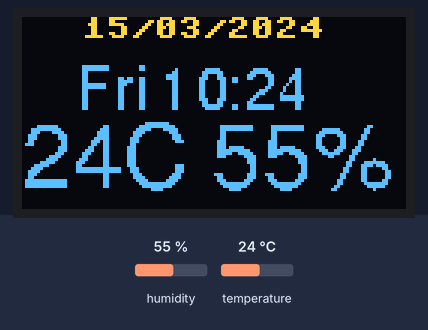
This program was run on a simulated ESP8266 board running MicroPython. Shown: 128×64 one-colour display. The inputs (shaded band) are chosen by the test bench; at power-on: humidity 55 %, temperature 24 °C. The OLED is the two-colour kind (top 16 rows yellow); WiFi joins after 1.5 s; the clock reads 2024-03-15 10:24:30 at power-on unless the program sets it; library files of the repository ran but are not shown: freesans20.py, freesans30.py; what the program prints to the serial console is not drawn.

Above: at 0.1 s.
At 15.2 s:
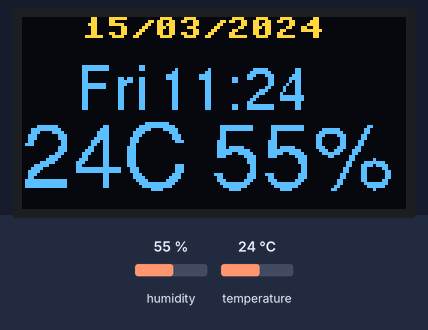
At 30.2 s:
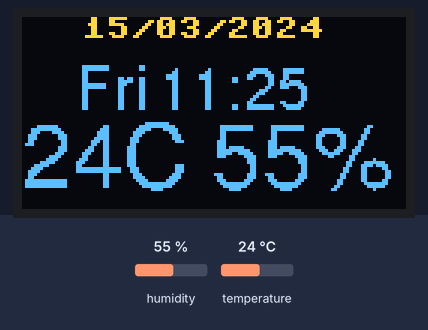
At 90.3 s:
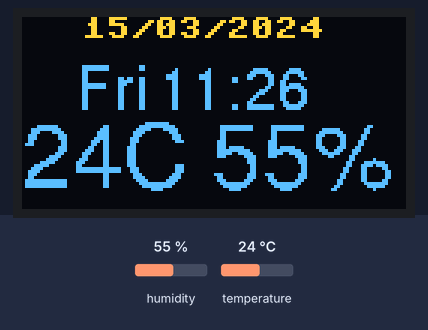

The program:

ideaspark_oled_dht11.py
```python
'''

Ideaspark ESP8266 0.96" OLED + DHT11 Temperature and Humidity Sensor
 - connect to Wifi
 - fetch the UTC date & time from an NTP server and update the ESP8266 RTC with the correct local time (every 2 hours)
 - measure temperature and humidity (every 5 seconds)
 - show temperature, humidity, date and time on the OLED display (every 15 seconds)

'''

####################################################################################
# Modules
####################################################################################

from machine import Pin, I2C, RTC
import network
import config_ideaspark as config
import ntptime
import dht
import ssd1306
import uasyncio as asyncio
import utime
import freesans20
import freesans30
from writer_minimal import Writer


####################################################################################
# Global variables
####################################################################################

class myGlobals:
    temp = 0
    hum = 0


####################################################################################
# Synchronize RTC on µcontroller to local time
####################################################################################

async def updateRTC():
    ''' Update RTC after config.RTC_INTERVAL seconds :
           1) get UTC time from NTP server
           2) correct to localtime according to Timezone and Daylight Saving Time '''

    # loop
    while True:
        try:
            # enable STAtion mode
            wlan = network.WLAN(network.STA_IF)
            wlan.active(True)

            # not connected yet
            if not wlan.isconnected():

                # try to connect to WiFi network
                print('Trying to connect to wireless network...')
                wlan.connect(config.WIFI_SSID, config.WIFI_PW)

                # keep trying for number of times
                retries = 0
                while not wlan.isconnected() and retries < config.WIFI_RETRIES:

                    # show progress
                    print('.', end='')

                    # wait for 1 second
                    await asyncio.sleep_ms(1000)

                    # update counter
                    retries += 1

            if wlan.isconnected():

                # show IP address
                print('')
                print('connected to {} network with ip address {}' .format(config.WIFI_SSID, wlan.ifconfig()[0]))

                # RTC object
                rtc = RTC()

                # localtime tuple
                # (year, month, mday, hour, minute, second, weekday, yearday)
                #  20xx  1-12   1-31  0-23   0-59    0-59    0-6      1-366
                tm = utime.localtime()

                # debug message
                if config.DEBUG:
                    print('Current datetime: {}' .format(tm))
                    print('Synchronize with NTP server...')

                # set UTC time from ntpserver into RTC
                await asyncio.sleep_ms(2000)
                ntptime.settime()

                # debug message
                if config.DEBUG:
                    print('NTP correction:   {}' .format(utime.localtime()))

                # time zone correction
                # utime localtime -> (year, month, mday, hour, minute, second, weekday, yearday)
                tm = utime.localtime(utime.time() + (config.TIMEZONE * 3600))
                # rtc datetime    -> (year, month, mday, weekday, hour, minute, second, µseconds)
                rtc.datetime((tm[0], tm[1], tm[2], tm[6], tm[3], tm[4], tm[5], 0))

                # debug message
                if config.DEBUG:
                    print('TZ correction:    {}' .format(utime.localtime()))

                # Daylight Savings Time correction
                if config.DAYLIGHT_SAVING_TIME:

                    # current year
                    year = utime.localtime()[0]

                    # last Sunday March
                    HHMarch = utime.mktime((year, 3, (31-(int(5*year/4+4))%7), 2, 0, 0, 0, 0))

                    # last Sunday October
                    HHOctober = utime.mktime((year, 10, (31-(int(5*year/4+1))%7), 3, 0, 0, 0, 0))

                    # current time
                    curtime = utime.time()

                    # correct local time
                    if (curtime >= HHMarch) and (curtime < HHOctober):

                        # utime localtime -> (year, month, mday, hour, minute, second, weekday, yearday)
                        tm = utime.localtime(curtime + 3600)

                        # rtc datetime    -> (year, month, mday, weekday, hour, minute, second, µseconds)
                        rtc.datetime((tm[0], tm[1], tm[2], tm[6], tm[3], tm[4], tm[5], 0))

                    # debug message
                    if config.DEBUG:
                        print('DST correction:   {}' .format(utime.localtime()))


                # disconnect Wifi
                wlan.disconnect()

            else:

                # not connected
                print('')
                print('Could not connect to wireless network')

            # wait for next RTC update
            await asyncio.sleep(config.NTP_INTERVAL)

        except Exception as E:
            print('Wifi error: ', E)


####################################################################################
# Get DHT11 sensor readings
####################################################################################

async def measureDHT():
    ''' do DHT measurements after config.DHT_INTERVAL seconds and save results in global variables '''

    # sensor object
    sensor = dht.DHT11(Pin(config.DHT11_GPIO))

    # loop
    while True:

        # read DHT11 sensor
        sensor.measure()

        # save values in global vars
        myGlobals.temp = sensor.temperature()
        myGlobals.hum = sensor.humidity()

        # debug output
        if config.DEBUG:
            print('Temp: {:2d}C - Hum: {:2d}%'.format(myGlobals.temp, myGlobals.hum))

        # wait for next measurement
        await asyncio.sleep(config.DHT_INTERVAL)


####################################################################################
# Update OLED display
####################################################################################

async def refreshOLED():
    ''' update OLED display after config.OLED_INTERVAL seconds '''

    # I2C object
    i2c = I2C(scl=Pin(config.SCL_GPIO), sda=Pin(config.SDA_GPIO))

    # check if OLED display is detected
    if 60 not in i2c.scan():
        raise RuntimeError('Cannot find OLED display')

    # OLED object
    oled = ssd1306.SSD1306_I2C(config.OLED_WIDTH, config.OLED_HEIGHT, i2c)

    # custom font writer object
    font_writer20 = Writer(oled, freesans20)
    font_writer30 = Writer(oled, freesans30)

    # loop
    while True:

        # get corrected local time
        year, month, day, hour, minute, second, dayofweek, dayofyear = utime.localtime()

        # clear oled
        oled.fill(0)

        # show date
        oled.text('{:02d}/{:02d}/{:04d}'.format(day, month, year), 20, 0)

        # show DOW and time
        font_writer20.set_textpos(15, 20)
        font_writer20.printstring('{} {:02d}:{:02d}'.format(config.DOW[dayofweek], hour, minute))


        # show sensor readings
        font_writer30.set_textpos(34, 0)
        font_writer30.printstring('{:2d}C {:2d}%' .format(myGlobals.temp, myGlobals.hum))

        # show info on oled
        oled.show()

        # wait for next refresh
        await asyncio.sleep(config.OLED_INTERVAL)


####################################################################################
# Main program
####################################################################################

try:

    # init event loop scheduler
    loop = asyncio.get_event_loop()

    # put tasks on event loop queue
    loop.create_task(updateRTC())
    loop.create_task(measureDHT())
    loop.create_task(refreshOLED())

    # execute tasks
    loop.run_forever()

except KeyboardInterrupt:
    print('Program halted')

except Exception as E:
    print('asyncio error: ', E)

finally:
    loop.close()
```

config_ideaspark.py
```python
# Pins
DHT11_GPIO = 2
SCL_GPIO = 14
SDA_GPIO = 12

# OLED
OLED_WIDTH = 128
OLED_HEIGHT = 64

# Localtime
DOW = ['Mon', 'Tue', 'Wed', 'Thu', 'Fri', 'Sat', 'Sun']
TIMEZONE = 1                    # UTC+1 hour
DAYLIGHT_SAVING_TIME = True     # +1 hour between last sunday of March 2AM and last sunday of October 3AM

# intervals (seconds)
NTP_INTERVAL = 7200      # 2 hours
DHT_INTERVAL = 5
OLED_INTERVAL = 15

# Debug
DEBUG = True

# WLAN credentials
WIFI_SSID = "<your wifi ssid>"
WIFI_PW = "<your wifi password>"
WIFI_RETRIES = 10
```

Measured:
- what the display in image 0 shows lasts 15.0 s, from 0.1 s to 15.1 s
- what the display in image 1 shows lasts 15.1 s, from 15.1 s to 30.2 s
- what the display in image 2 shows lasts 60.1 s, from 30.2 s to 90.3 s
